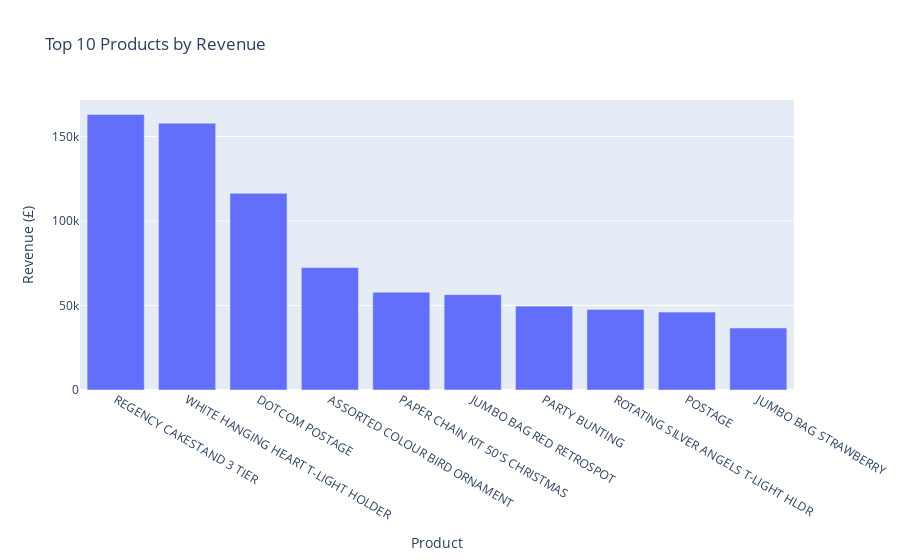
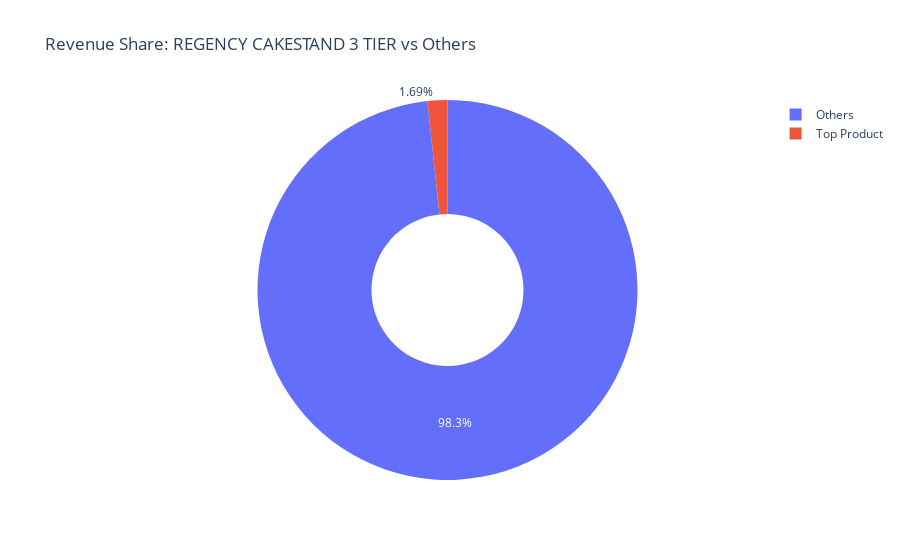

The code cell stored with these charts, in order, in its notebook:
### Code cell
# -------------------------
# Product generating the most revenue
# -------------------------
product_revenue = (
    df_net.groupby("Description", as_index=False)["Revenue"]
    .sum()
    .sort_values("Revenue", ascending=False)
)

top_product = product_revenue.iloc[0]
top_product_share = (top_product["Revenue"] / total_revenue) * 100

fig3 = px.bar(
    product_revenue.head(10),
    x="Description",
    y="Revenue",
    title="Top 10 Products by Revenue",
    labels={"Revenue": "Revenue (£)", "Description": "Product"},
    hover_data={"Revenue": ":,.2f"}
)
fig3.show()
# Pie chart for product revenue share
fig3_pie = px.pie(
    names=["Top Product", "Others"],
    values=[top_product["Revenue"], total_revenue - top_product["Revenue"]],
    title=f"Revenue Share: {top_product['Description']} vs Others",
    hole=0.4
)
fig3_pie.show()

### Figure 1 — Plotly figure (JSON) as saved in the notebook; plotly's stock layout.template omitted (floating-point values rounded to 4 significant figures)
{"data": [{"alignmentgroup": "True", "hovertemplate": "Product=%{x}<br>Revenue (£)=%{y:,.2f}<extra></extra>", "legendgroup": "", "marker": {"color": "#636efa", "pattern": {"shape": ""}}, "name": "", "offsetgroup": "", "orientation": "v", "showlegend": false, "textposition": "auto", "type": "bar", "x": ["REGENCY CAKESTAND 3 TIER", "WHITE HANGING HEART T-LIGHT HOLDER", "DOTCOM POSTAGE", "ASSORTED COLOUR BIRD ORNAMENT", "PAPER CHAIN KIT 50'S CHRISTMAS ", "JUMBO BAG RED RETROSPOT", "PARTY BUNTING", "ROTATING SILVER ANGELS T-LIGHT HLDR", "POSTAGE", "JUMBO BAG STRAWBERRY"], "xaxis": "x", "y": [163100.0, 157900.0, 116400.0, 72450.0, 57870.0, 56440.0, 49650.0, 47670.0, 46090.0, 36700.0], "yaxis": "y"}], "layout": {"barmode": "relative", "legend": {"tracegroupgap": 0}, "title": {"text": "Top 10 Products by Revenue"}, "xaxis": {"anchor": "y", "domain": [0, 1], "title": {"text": "Product"}}, "yaxis": {"anchor": "x", "domain": [0, 1], "title": {"text": "Revenue (£)"}}}}

### Figure 2 — Plotly figure (JSON) as saved in the notebook; plotly's stock layout.template omitted (floating-point values rounded to 4 significant figures)
{"data": [{"domain": {"x": [0, 1], "y": [0, 1]}, "hole": 0.4, "hovertemplate": "label=%{label}<br>value=%{value}<extra></extra>", "labels": ["Top Product", "Others"], "legendgroup": "", "name": "", "showlegend": true, "type": "pie", "values": [163100.0, 9513000.0]}], "layout": {"legend": {"tracegroupgap": 0}, "title": {"text": "Revenue Share: REGENCY CAKESTAND 3 TIER vs Others"}}}
